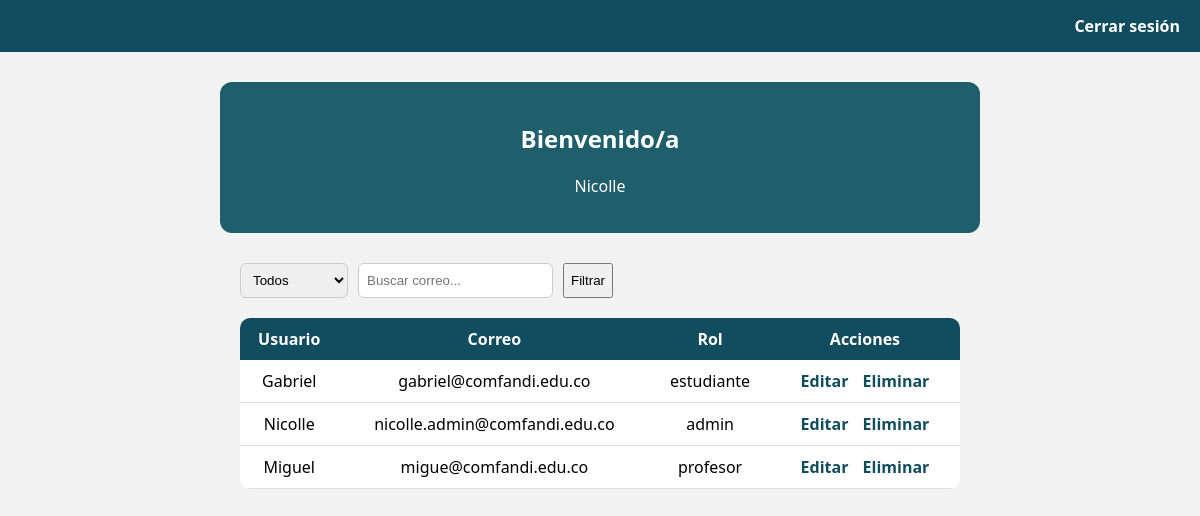
The page /admin (signed in) on the database as committed earlier.
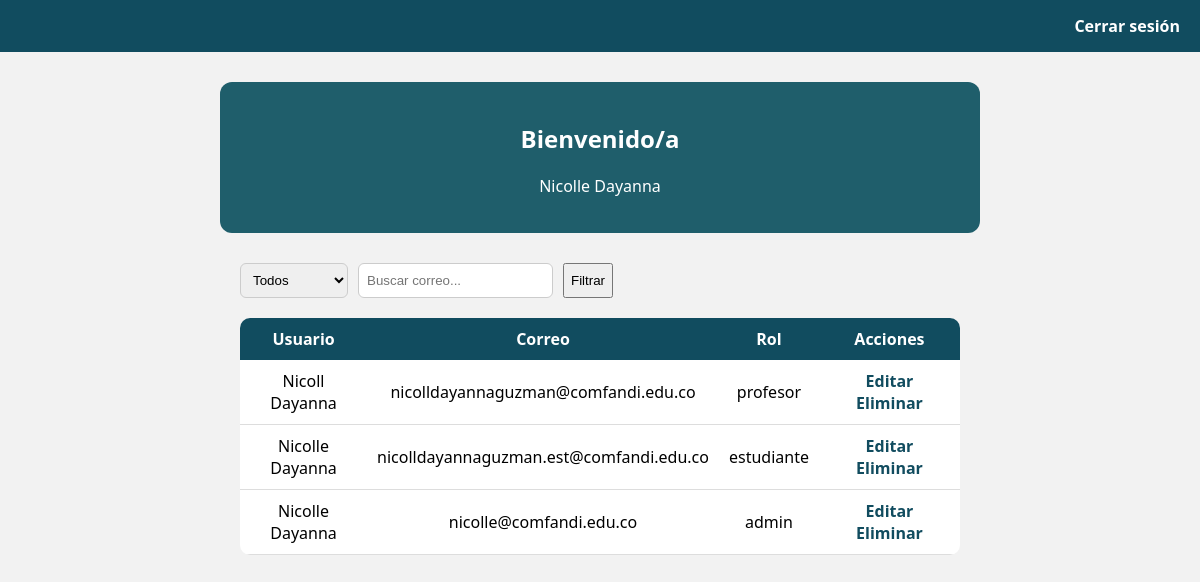
The same page on the database as committed later.
### tables this page shows
CREATE TABLE usuario (
    id_usuario INTEGER PRIMARY KEY AUTOINCREMENT,
    correo TEXT UNIQUE NOT NULL,
    contrasena TEXT NOT NULL,
    rol TEXT NOT NULL CHECK (rol IN ('estudiante', 'profesor', 'admin'))
);

### app.py (the view)
@app.route("/admin")
def panel_admin():
    if "usuario_id" not in session or session.get("rol") != "admin":
        return redirect(url_for("login"))
    conn = get_db()
    cursor = conn.cursor()
    cursor.execute("""
        SELECT u.id_usuario, u.correo, u.rol,
               COALESCE(e.nombre, p.nombre, a.nombre) AS nombre
        FROM usuario u
        LEFT JOIN estudiante e ON u.id_usuario = e.id_usuario
        LEFT JOIN profesor p ON u.id_usuario = p.id_usuario
        LEFT JOIN admin a ON u.id_usuario = a.id_usuario
    """)
    usuarios = cursor.fetchall()
    conn.close()
    return render_template("admin/panel_admin.html", usuarios=usuarios)

### app.py (called while the page is built)
def get_db():
    conn = sqlite3.connect(DB_PATH)
    conn.row_factory = sqlite3.Row
    return conn

### templates/admin/panel_admin.html (shortened to what this page needs)
<!DOCTYPE html>
<html lang="es">
<head>
    <link rel="stylesheet" href="{{ url_for('static', filename='admin.css') }}">
</head>
<body>
<div class="topbar">
    <a href="{{ url_for('logout') }}">Cerrar sesión</a>
</div>
<div class="bienvenida">
    <h2>Bienvenido/a</h2>
    <p>{{ session["nombre"] if session["nombre"] else "Usuario" }}</p>
</div>
<form method="GET" class="filtros">
    <select name="rol">
    <option value="">Todos</option>
</select>
    <input type="text" name="busqueda" placeholder="Buscar correo...">
    <button type="submit">Filtrar</button>
</form>
<table>
    <thead>
        <tr>
            <th>Usuario</th>
            <th>Correo</th>
            <th>Rol</th>
            <th>Acciones</th>
        </tr>
    </thead>
    <tbody>
    {% for u in usuarios %}
    <tr>
        <td>{{ u["nombre"] }} {{ u["apellido"] }}</td>
        <td>{{ u["correo"] }}</td>
        <td>{{ u["rol"] }}</td>
        <td>
            <a href="{{ url_for('editar_usuario', id=u['id_usuario']) }}">Editar</a>
            <a href="{{ url_for('eliminar_usuario', id=u['id_usuario']) }}"
               onclick="return confirm('¿Seguro que quieres eliminar este usuario?')">
               Eliminar
            </a>
        </td>
    </tr>
    {% endfor %}
</tbody>
</table>
</body>
</html>

### static/admin.css (style rules this page uses)
body { font-family: 'Segoe UI', sans-serif; background-color: #f2f2f2; margin: 0; }
.topbar { background-color: #114c5f; padding: 15px; text-align: right; }
.topbar a { color: white; text-decoration: none; font-weight: bold; }
.bienvenida { background-color: #1f5e6b; color: white; margin: 30px auto; padding: 20px; width: 60%; border-radius: 12px; text-align: center; }
.filtros { width: 60%; margin: auto; display: flex; gap: 10px; margin-bottom: 20px; }
.filtros input, .filtros select { padding: 8px; border-radius: 6px; border: 1px solid #ccc; }
table { width: 60%; margin: auto; border-collapse: collapse; background-color: white; border-radius: 10px; overflow: hidden; }
th { background-color: #114c5f; color: white; padding: 10px; }
td { padding: 10px; text-align: center; border-bottom: 1px solid #ddd; }
a { margin: 0 5px; text-decoration: none; color: #114c5f; font-weight: bold; }

Rows that differ between the two databases and show on the page:
removed usuario: nombre "Miguel", correo "migue@comfandi.edu.co", rol "profesor"
changed usuario: nombre "Gabriel" → "Nicoll Dayanna"; correo "gabriel@comfandi.edu.co" → "nicolldayannaguzman@comfandi.edu.co"; rol "estudiante" → "profesor"
added usuario: nombre "Nicolle Dayanna", correo "nicolldayannaguzman.est@comfandi.edu.co", rol "estudiante"
changed usuario "admin": nombre "Nicolle" → "Nicolle Dayanna"; correo "nicolle.admin@comfandi.edu.co" → "nicolle@comfandi.edu.co"
Other text that changed with them:
{{ session["nombre"] if session["nombre"] else "Usuario" }}: "Nicolle" → "Nicolle Dayanna"
